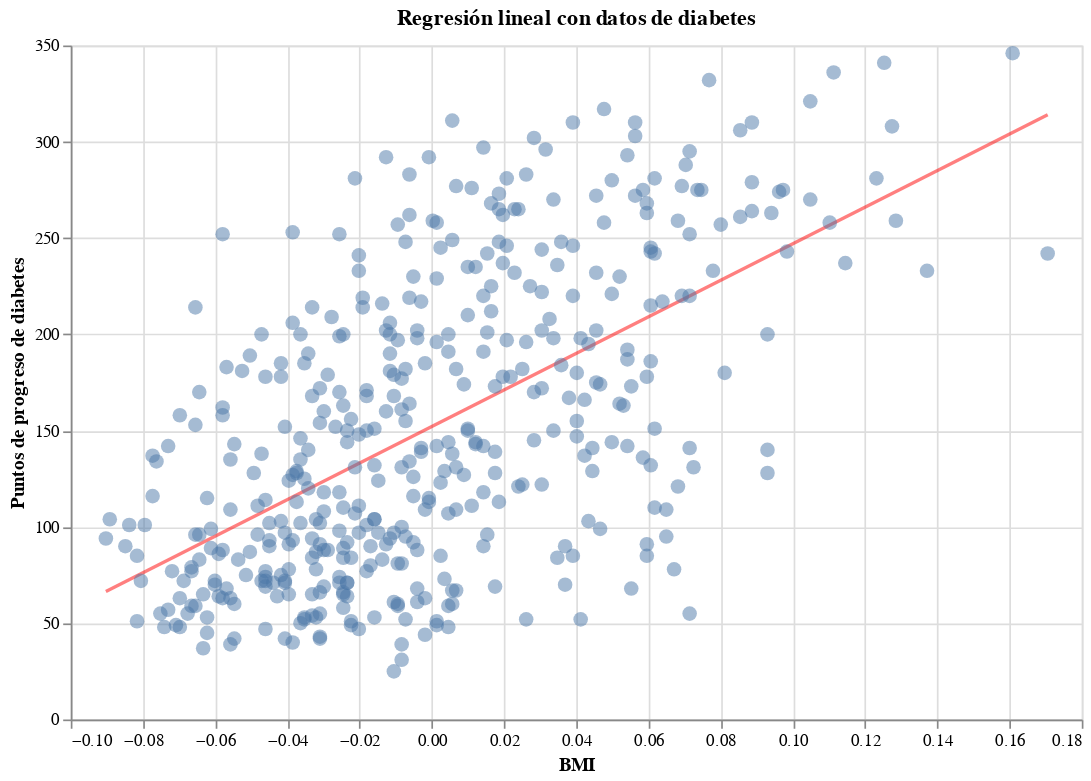

Notebook source saved alongside this figure:
### Markdown cell above
Con la feature escogida haz el siguiente gráfico:

- Scatter Plot
- Eje X: Valores de la feature escogida.
- Eje Y: Valores de la columna a predecir (target).
- En color rojo dibuja la recta correspondiente a la regresión lineal (utilizando `intercept_`y `coefs_`).
- Coloca un título adecuado, nombre de los ejes, etc.

Puedes utilizar `matplotlib` o `altair`, el que prefiera.

### Code cell
regr_bmi= LinearRegression(fit_intercept=True).fit(X[:,np.newaxis,2],y)
points = alt.Chart(diabetes_df).mark_circle(size=75, opacity=0.5).encode(
    x="bmi:Q",
    y="prog:Q"
).properties(
    width=600,
    height=400
)
reg_df=(
    diabetes_df.loc[lambda x: x["bmi"].isin([x["bmi"].min(), x["bmi"].max()])
        , ["bmi"]
                   ].assign(regression=lambda x: regr_bmi.intercept_ + x['bmi']*regr_bmi.coef_)
)
reg_line = alt.Chart(reg_df).mark_line(color="red", opacity=0.5).encode(
    x=alt.X("bmi:Q", title="BMI"),
    y=alt.Y("regression:Q",title="Puntos de progreso de diabetes")
).properties(
    title='Regresión lineal con datos de diabetes',
    width=600,
    height=400
)

reg_line+ points

### Figure 1 — Vega-Lite specification as saved in the notebook (floating-point values rounded to 4 significant figures; data arrays with more than 128 entries replaced by an {"elided": "..."} marker saying what was removed)
{"$schema": "https://vega.github.io/schema/vega-lite/v3.4.0.json", "config": {"background": "white", "mark": {"tooltip": null}, "view": {"height": 300, "width": 400}}, "datasets": {"data-19f0800f83d93182e18fcd55a2acad4a": [{"bmi": -0.09028, "regression": 66.42}, {"bmi": 0.1706, "regression": 314.1}], "data-522fed31eb8dd0c5e08ec191c165ba05": {"elided": "442 records"}}, "layer": [{"data": {"name": "data-19f0800f83d93182e18fcd55a2acad4a"}, "encoding": {"x": {"field": "bmi", "title": "BMI", "type": "quantitative"}, "y": {"field": "regression", "title": "Puntos de progreso de diabetes", "type": "quantitative"}}, "height": 400, "mark": {"color": "red", "opacity": 0.5, "type": "line"}, "title": "Regresión lineal con datos de diabetes", "width": 600}, {"data": {"name": "data-522fed31eb8dd0c5e08ec191c165ba05"}, "encoding": {"x": {"field": "bmi", "type": "quantitative"}, "y": {"field": "prog", "type": "quantitative"}}, "height": 400, "mark": {"opacity": 0.5, "size": 75, "type": "circle"}, "width": 600}]}
